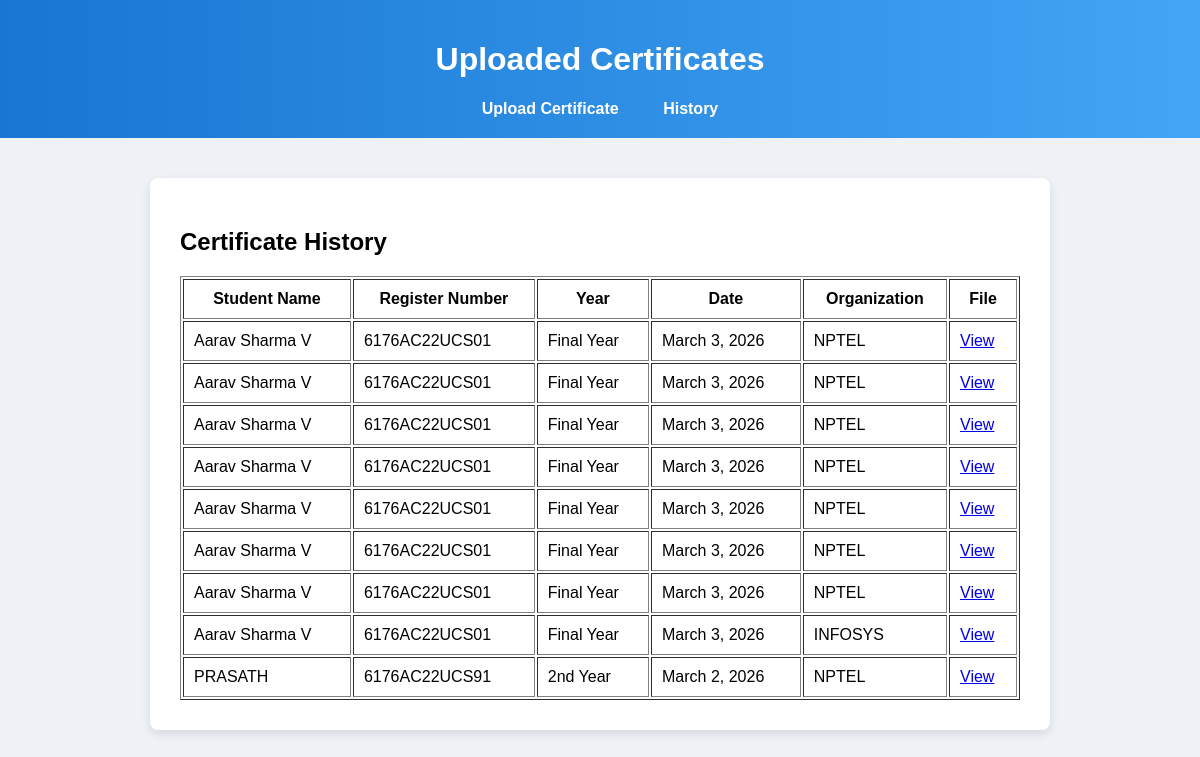
The app's page /certificate_history/ with its own data.
### myapps/models.py (models this page shows, shortened)
class Certificate(models.Model):
    student_name = models.CharField(max_length=100)
    register_number = models.CharField(max_length=50)
    year = models.CharField(max_length=20)
    date = models.DateField()
    organization = models.CharField(max_length=200)
    certificate_file = models.FileField(upload_to="certificates/")

### myapps/views.py (the view)
# urls.py: path("certificate_history/",views.certificate_history,name="certificate_history"),
def certificate_history(request):
    certificates = Certificate.objects.all().order_by("-id")
    return render(request,"certificate_history.html",{"certificates":certificates})

### myapps/templates/certificate_history.html (shortened to what this page needs)
<!DOCTYPE html>
<html>
<head>
<link rel="stylesheet" href="/static/css/assignment.css">
</head>
<body>
<div class="header">
<h1>Uploaded Certificates</h1>
<div class="menu">
<a href="/certificate_upload/">Upload Certificate</a>
<a href="/certificate_history/">History</a>
</div>
</div>
<div class="form-section">
<h2>Certificate History</h2>
<table border="1" width="100%" cellpadding="10">
<tr>
<th>Student Name</th>
<th>Register Number</th>
<th>Year</th>
<th>Date</th>
<th>Organization</th>
<th>File</th>
</tr>
{% for c in certificates %}
<tr>
<td>{{c.student_name}}</td>
<td>{{c.register_number}}</td>
<td>{{c.year}}</td>
<td>{{c.date}}</td>
<td>{{c.organization}}</td>
<td>
<a href="{{c.certificate_file.url}}" target="_blank">
View
</a>
</td>
</tr>
{% endfor %}
</table>
</div>
</body>
</html>

### myapps/static/css/assignment.css (style rules this page uses)
body { font-family:Arial; margin:0; background:#eef2f7; }
.header { background:linear-gradient(90deg,#1976d2,#42a5f5); color:white; padding:20px; text-align:center; }
.menu { margin-top:10px; }
.menu a { color:white; text-decoration:none; margin:0 20px; font-weight:bold; }
.form-section { width:70%; margin:auto; margin-top:40px; background:white; padding:30px; border-radius:8px; box-shadow:0px 4px 10px rgba(0,0,0,0.1); }

### records on screen
Certificate: student_name "Aarav Sharma V", register_number "6176AC22UCS01", year "Final Year", date "March 3, 2026", organization "NPTEL"
Certificate: student_name "Aarav Sharma V", register_number "6176AC22UCS01", year "Final Year", date "March 3, 2026", organization "NPTEL"
Certificate: student_name "Aarav Sharma V", register_number "6176AC22UCS01", year "Final Year", date "March 3, 2026", organization "NPTEL"
Certificate: student_name "Aarav Sharma V", register_number "6176AC22UCS01", year "Final Year", date "March 3, 2026", organization "NPTEL"
Certificate: student_name "Aarav Sharma V", register_number "6176AC22UCS01", year "Final Year", date "March 3, 2026", organization "NPTEL"
Certificate: student_name "Aarav Sharma V", register_number "6176AC22UCS01", year "Final Year", date "March 3, 2026", organization "NPTEL"
Certificate: student_name "Aarav Sharma V", register_number "6176AC22UCS01", year "Final Year", date "March 3, 2026", organization "NPTEL"
Certificate: student_name "Aarav Sharma V", register_number "6176AC22UCS01", year "Final Year", date "March 3, 2026", organization "INFOSYS"
Certificate: student_name "PRASATH", register_number "6176AC22UCS91", year "2nd Year", date "March 2, 2026", organization "NPTEL"
